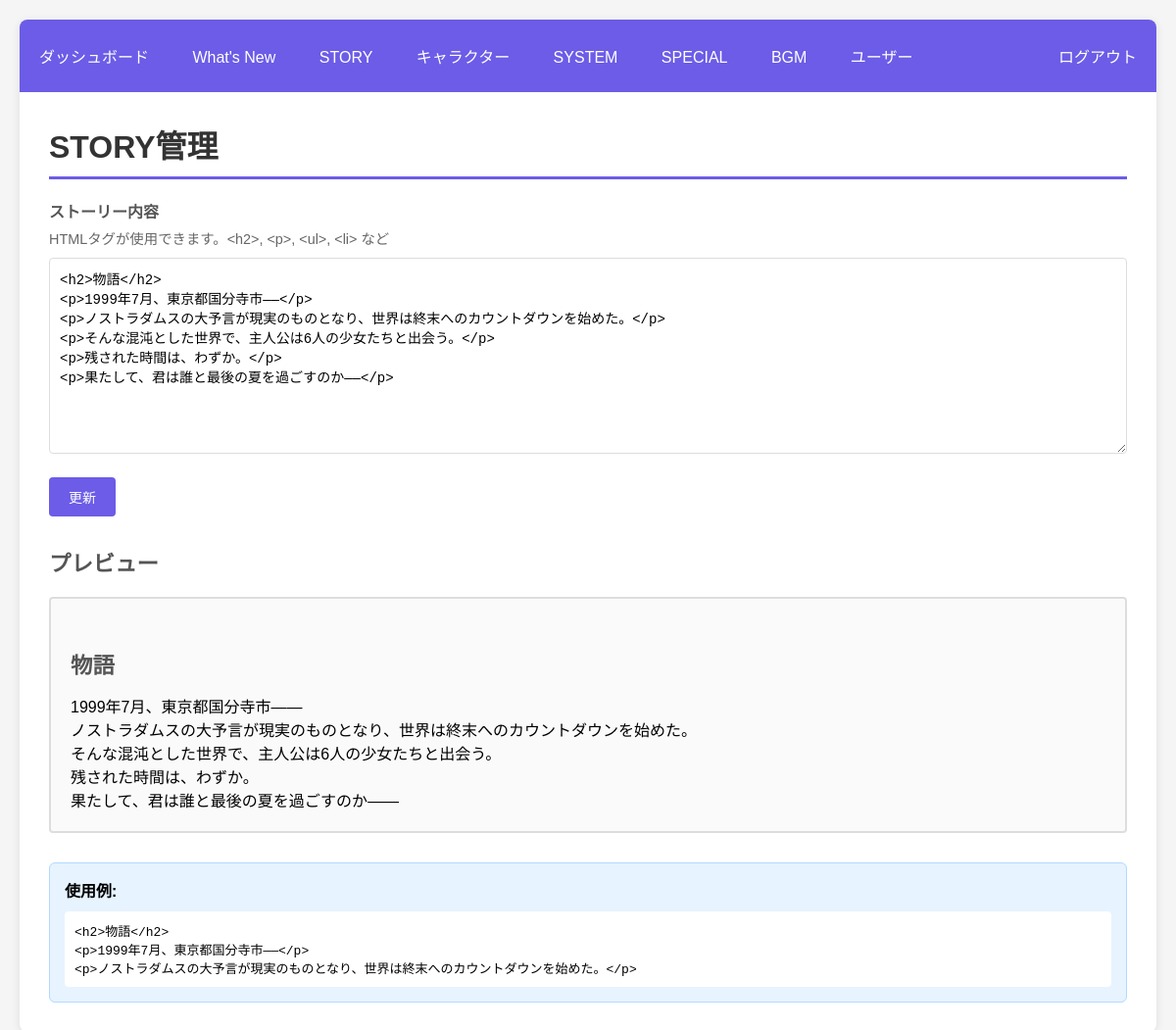
The page /admin/story.php (signed in) on the database as committed earlier.
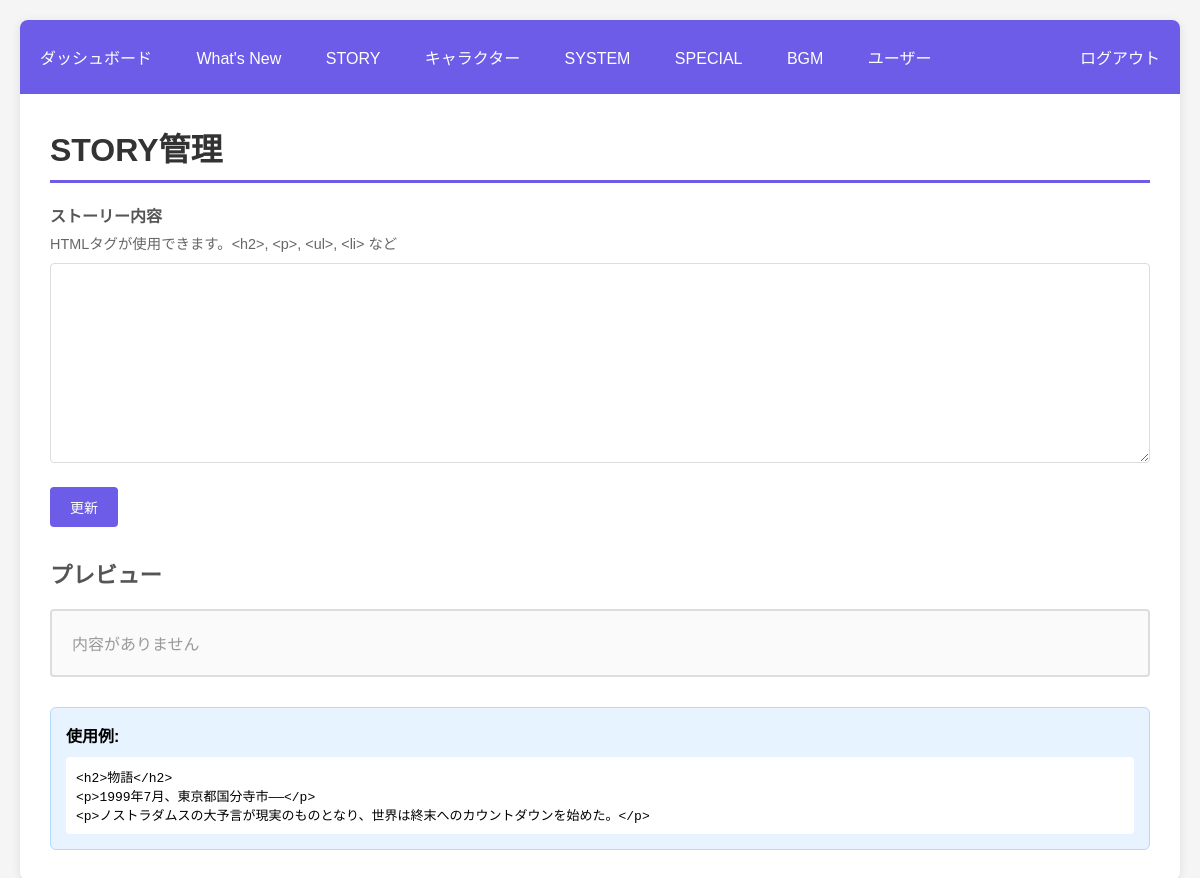
The same page on the database as committed later.
### tables this page shows
CREATE TABLE IF NOT EXISTS pages (
    id INT AUTO_INCREMENT PRIMARY KEY,
    slug VARCHAR(50) UNIQUE NOT NULL COMMENT 'story, system等',
    title VARCHAR(100) NOT NULL,
    content LONGTEXT NOT NULL,
    updated_at DATETIME DEFAULT CURRENT_TIMESTAMP ON UPDATE CURRENT_TIMESTAMP
);

### includes/db.php (called while the page is built, shortened)
<?php
class Database {
    private static $instance = null;
    private $connection;
    private function __construct() {
        try {
            $dsn = "mysql:host=" . DB_HOST . ";dbname=" . DB_NAME . ";charset=" . DB_CHARSET;
            $options = [
                PDO::ATTR_ERRMODE => PDO::ERRMODE_EXCEPTION,
                PDO::ATTR_DEFAULT_FETCH_MODE => PDO::FETCH_ASSOC,
                PDO::ATTR_EMULATE_PREPARES => false,
            ];
            $this->connection = new PDO($dsn, DB_USER, DB_PASS, $options);
        } catch (PDOException $e) {
            die('データベース接続エラー: ' . $e->getMessage());
        }
    }
    public static function getInstance() {
        if (self::$instance === null) {
            self::$instance = new self();
        }
        return self::$instance;
    }
    public function queryOne($sql, $params = []) {
        try {
            $stmt = $this->connection->prepare($sql);
            $stmt->execute($params);
            return $stmt->fetch();
        } catch (PDOException $e) {
            error_log('Query Error: ' . $e->getMessage());
            return false;
        }
    }
}

### admin/story.php (the view, shortened to what this page needs)
<?php
require_once __DIR__ . '/../includes/db.php';
require_once __DIR__ . '/../includes/functions.php';
$page = getPageContent('story');
?>
<h1>STORY管理</h1>
<form method="POST">
    <label>ストーリー内容</label>
    <p style="color: #666; font-size: 0.9em; margin: 5px 0 10px;">HTMLタグが使用できます。&lt;h2&gt;, &lt;p&gt;, &lt;ul&gt;, &lt;li&gt; など</p>
    <textarea name="content" required><?php echo $page ? h($page['content']) : ''; ?></textarea>
    <div style="margin-top: 20px;">
        <button type="submit" class="btn">更新</button>
    </div>
</form>
<h2>プレビュー</h2>
<div style="border: 2px solid #ddd; padding: 20px; background: #fafafa; border-radius: 4px; margin-top: 20px;">
    <?php echo $page ? $page['content'] : '<p style="color: #999;">内容がありません</p>'; ?>
</div>
<div style="margin-top: 30px; padding: 15px; background: #e7f3ff; border: 1px solid #b3d9ff; border-radius: 6px;">
    <strong>使用例:</strong>
    <pre style="background: white; padding: 10px; border-radius: 4px; margin-top: 10px; overflow-x: auto;">&lt;h2&gt;物語&lt;/h2&gt;
&lt;p&gt;1999年7月、東京都国分寺市――&lt;/p&gt;
&lt;p&gt;ノストラダムスの大予言が現実のものとなり、世界は終末へのカウントダウンを始めた。&lt;/p&gt;</pre>
</div>

Rows that differ between the two databases and show on the page:
no longer on this page (row edited): pages: content "<h2>物語</h2> <p>1999年7月、東京都国分寺市――</p> <p>ノストラダムスの大予言が現実のものとなり、世界は終末へのカウントダウンを始めた。</p> <p>そんな混沌とした世界で、主人公は6人の少女たちと出会う。</p> <p>残された時間は、わずか。</p> <p>果たして、君は誰と最後の夏を過ごすのか――</p>", content "物語 1999年7月、東京都国分寺市―― ノストラダムスの大予言が現実のものとなり、世界は終末へのカウントダウンを始めた。 そんな混沌とした世界で、主人公は6人の少女たちと出会う。 残された時間は、わずか。 果たして、君は誰と最後の夏を過ごすのか――"
Other text that changed with them:
text now shown: "内容がありません"
